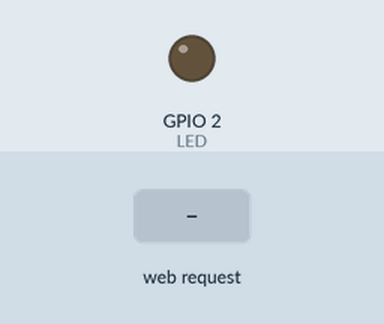
The sketch below on a simulated ESP8266 (NodeMCU). On the bench: output pins drawn as LEDs (lit = HIGH). The test bench sets the inputs (shaded band). WiFi joins after 1.5 s; servers stay silent unless stated; what the sketch prints to the serial monitor is not drawn.

Above: at 2.7 s.
2.8 s: HTTP request GET /ledOn received
At 3.6 s:
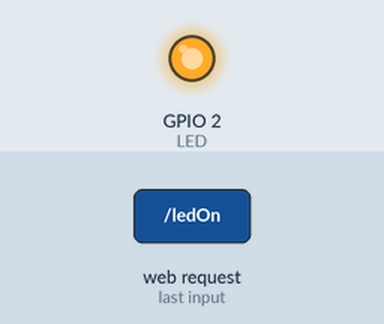
4.3 s: HTTP request GET /ledOff received
At 4.7 s:
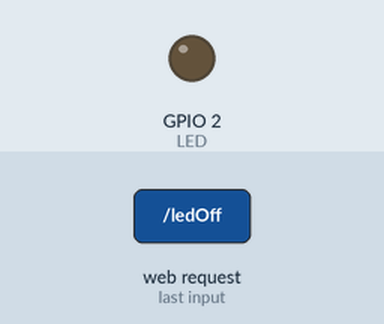
Timing chart, 0 to 7.3 s (numbered marks = the images above; inputs shaded):
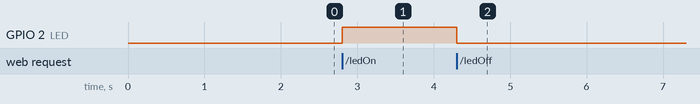

Measured:
- after the input at 2.8 s, GPIO 2 (LED): LOW → HIGH at once
- after the input at 4.3 s, GPIO 2 (LED): HIGH → LOW at once

The sketch:

web_server_esp8266_io.ino
```cpp
// Author : Matheus Simões Peixeiro
// Inspired By: Fábio Souza's course in Udemy: www.udemy.com/course/controle-dispositivos-remotamente-com-esp8266

// Acionamento de uma saída digital do ESP8266 por um servidor local WEB (Hospedado no próprio ESP)
// OBS.: É necessário ter instalado na IDE Arduino a biblioteca compatível com o ESP8266

// Triggering a digital output of ESP8266 by a local WEB server (Hosted on ESP itself.
// OBS.: It is necessary to have the ESP8266 compatible library installed in the Arduino IDE.

#include <ESP8266WiFi.h>

// port 2 => An ESP8266 LED output
const byte LED = 2;

// LED Status begin off
boolean statusLED = LOW;

// Enter your WiFi details
char ssid [] = "WIFI-SSID";
char senha[] = "WIFI-PASSWORD";

// You can instantiate fixed IPs as follows
WiFiServer server(80);
IPAddress ip(192,168,0,27);
IPAddress gateway(192,168,0,1);
IPAddress subnet(255,255,255,0);

void setup() {
  pinMode(LED,OUTPUT);

  // Station mode
  WiFi.mode(WIFI_STA);

  Serial.begin(115200);
  delay(10);

  connectWiFi(ssid,senha);

  server.begin();
  Serial.println("Server started");

}

void loop() {

  WiFiClient client = server.available();
  if(!client){
    return;
  }

  while(!client.available()){
    delay(1);
  }

  String req = client.readStringUntil('\r');
  Serial.println(req);
  client.flush();

  if(req.indexOf("ledOn") != -1){
    digitalWrite(LED,HIGH);
    statusLED = HIGH;
  }
  else if(req.indexOf("ledOff")!=-1){
          digitalWrite(LED,LOW);
          statusLED = LOW;
  }

  client.println("HTTP/1.1 200 OK");
  client.println("Content-Type: text/html");
  client.println("");
  client.println("<!DOCTYPE HTML>");
  client.println("<html>");
  client.println("<meta http-equiv='refresh' content='2'>");
  client.println("<h1>Esp8266 led controller web server</h1>");
  client.println("<h2>Hello!</h2>");

  if(!statusLED)
  client.println("<p>LED <a href=\"ledOn\"><button>Desligar</button></a></p>");
  else
  client.println("<p>LED <a href=\"ledOff\"><button>Ligar</button></a></p>");

  client.println("</html>");

}


void connectWiFi(char SSID[],char SENHA[]){

  Serial.print("Connecting to network");
  Serial.println(SSID);

  WiFi.config(ip, gateway, subnet);
  WiFi.begin(SSID,SENHA);

  // Prints "." while it does not connect
  while(WiFi.status() != WL_CONNECTED){
    delay(500);
    Serial.print(".");
  }

  Serial.println(" ");
  Serial.println("WiFi Connected");
  Serial.println("IP Address: ");
  Serial.println(WiFi.localIP());
}
```
